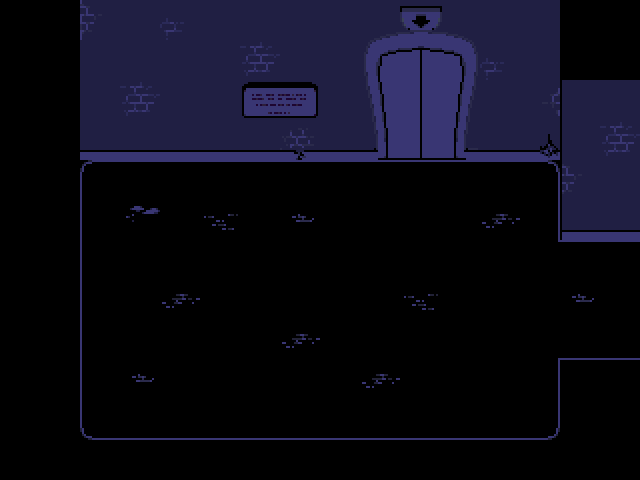

This game map was drawn from its Tiled (.tmx) file and the tilesets committed beside it. A one-line description and the full map source follow:
An orthogonal 16x12 tile map with 40x40 px tiles, 3 tile layers (Tile Layer 1, Tile Layer 2, door_layer), 2 tilesets and 14 objects (2x interactable, 2x transition, door_collision, prize, entry).

<map version="1.10" tiledversion="1.11.2" orientation="orthogonal" renderorder="right-down" width="16" height="12" tilewidth="40" tileheight="40" infinite="0" nextlayerid="8" nextobjectid="19">
 <editorsettings>
  <export target="data.lua" format="lua" />
 </editorsettings>
 <properties>
  <property name="border" value="castle" />
  <property name="music" value="jamm_dungeon" />
 </properties>
 <tileset firstgid="1" source="../../../../tilesets/jamm_dungeon.tsx" />
 <tileset firstgid="106" source="../../../../tilesets/Machines.tsx" />
 <layer id="1" name="Tile Layer 1" width="16" height="12">
  <data encoding="csv">
0,0,22,23,29,23,23,23,23,23,23,23,23,23,0,0,
0,0,23,23,23,23,30,23,23,23,23,23,29,23,0,0,
0,0,23,30,23,23,23,23,23,23,23,23,23,24,23,23,
0,0,37,37,37,37,37,36,37,37,37,37,37,38,23,30,
0,0,48,58,58,58,58,58,58,58,58,58,58,39,22,23,
0,0,52,25,51,41,51,40,51,51,51,51,34,50,37,37,
0,0,52,51,51,51,51,51,51,51,51,51,51,57,58,58,
0,0,52,51,34,51,51,51,51,51,41,51,51,51,40,51,
0,0,52,51,51,51,51,34,51,51,51,51,51,43,44,44,
0,0,52,40,51,51,51,51,51,34,51,51,51,50,0,0,
0,0,35,44,44,44,44,44,44,44,44,44,44,26,0,0,
0,0,0,0,0,0,0,0,0,0,0,0,0,0,0,0
</data>
 </layer>
 <layer id="2" name="Tile Layer 2" width="16" height="12">
  <data encoding="csv">
0,0,0,0,0,0,0,0,0,53,54,55,0,0,0,0,
0,0,0,0,0,0,0,0,0,60,61,62,0,0,0,0,
0,0,0,0,0,0,20,21,0,67,68,69,0,0,81,0,
0,0,0,0,0,0,0,0,0,74,75,76,0,0,81,0,
0,0,0,0,0,0,0,0,0,0,0,0,0,0,81,0,
0,0,0,0,0,0,0,0,0,0,0,0,0,0,81,0,
0,0,0,0,0,0,0,0,0,0,0,0,0,0,0,0,
0,0,0,0,0,0,0,0,0,0,0,0,0,0,0,0,
0,0,0,0,0,0,0,0,0,0,0,0,0,0,0,0,
0,0,0,0,0,0,0,0,0,0,0,0,0,0,0,0,
0,0,0,0,0,0,0,0,0,0,0,0,0,0,0,0,
0,0,0,0,0,0,0,0,0,0,0,0,0,0,0,0
</data>
 </layer>
 <layer id="5" name="door_layer" width="16" height="12">
  <data encoding="csv">
0,0,0,0,0,0,0,0,0,0,0,0,0,0,0,0,
0,0,0,0,0,0,0,0,0,71,72,73,0,0,0,0,
0,0,0,0,0,0,0,0,0,78,79,80,0,0,0,0,
0,0,0,0,0,0,0,0,0,85,86,87,0,0,0,0,
0,0,0,0,0,0,0,0,0,0,0,0,0,0,0,0,
0,0,0,0,0,0,0,0,0,0,0,0,0,0,0,0,
0,0,0,0,0,0,0,0,0,0,0,0,0,0,0,0,
0,0,0,0,0,0,0,0,0,0,0,0,0,0,0,0,
0,0,0,0,0,0,0,0,0,0,0,0,0,0,0,0,
0,0,0,0,0,0,0,0,0,0,0,0,0,0,0,0,
0,0,0,0,0,0,0,0,0,0,0,0,0,0,0,0,
0,0,0,0,0,0,0,0,0,0,0,0,0,0,0,0
</data>
 </layer>
 <objectgroup id="3" name="collision">
  <object id="1" name="door_collision" x="360" y="120" width="120" height="40" />
  <object id="2" x="0" y="0" width="80" height="480" />
  <object id="3" x="80" y="440" width="480" height="40" />
  <object id="4" x="560" y="360" width="80" height="120" />
  <object id="5" x="80" y="0" width="280" height="160" />
  <object id="6" x="480" y="0" width="80" height="160" />
  <object id="7" x="560" y="80" width="80" height="160" />
 </objectgroup>
 <objectgroup id="4" name="markers">
  <object id="8" name="prize" x="420" y="200">
   <point />
  </object>
  <object id="9" name="entry" x="600" y="300">
   <point />
  </object>
 </objectgroup>
 <objectgroup id="6" name="objects">
  <object id="10" gid="106" x="112" y="190" width="94" height="134">
   <properties>
    <property name="flagcheck" value="!acj_dungeonkiller_1" />
   </properties>
  </object>
  <object id="11" name="interactable" x="112" y="150" width="94" height="40">
   <properties>
    <property name="cutscene" value="a_dungeon.game" />
    <property name="flagcheck" value="!acj_dungeonkiller_1" />
    <property name="solid" value="true" />
   </properties>
  </object>
  <object id="12" name="interactable" x="240" y="120" width="80" height="40">
   <properties>
    <property name="text1" value="* My dearest Luthane,[wait:5] a warrior in the realm of games." />
    <property name="text2" value="* You love developing,[wait:5] but you're also a gamer yourself." />
    <property name="text3" value="* As such,[wait:5] here is your trial:" />
    <property name="text4" value="* Upon pressing this button,[wait:5] you will start playing Ball Jump level 1." />
    <property name="text5" value="* Get 5000 points and beat the level,[wait:5] and you win." />
   </properties>
  </object>
  <object id="13" name="transition" x="360" y="118" width="120" height="40">
   <properties>
    <property name="facing" value="down" />
    <property name="map" value="fwood/dungeon_inside/game_win" />
    <property name="marker" value="entry" />
   </properties>
  </object>
  <object id="14" name="transition" x="640" y="240" width="40" height="120">
   <properties>
    <property name="facing" value="down" />
    <property name="map" value="fwood/dungeon_inside/game_hall" />
    <property name="marker" value="trial" />
   </properties>
  </object>
 </objectgroup>
</map>
